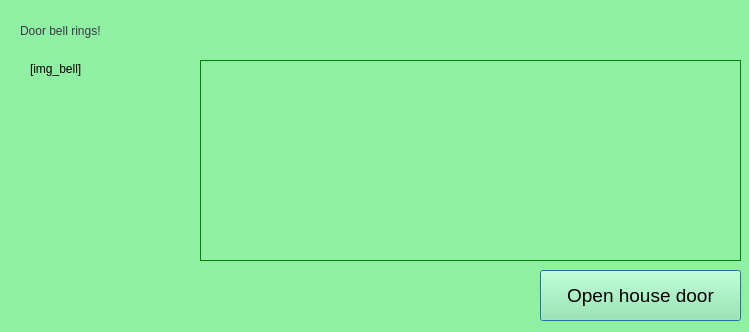
<?xml version="1.0" encoding="UTF-8"?>
<ui version="4.0">
 <class>RingDialog</class>
 <widget class="QDialog" name="RingDialog">
  <property name="geometry">
   <rect>
    <x>0</x>
    <y>0</y>
    <width>749</width>
    <height>332</height>
   </rect>
  </property>
  <property name="windowTitle">
   <string>Door ring detected</string>
  </property>
  <property name="styleSheet">
   <string notr="true">background-color:rgb(143, 240, 164)</string>
  </property>
  <widget class="QPushButton" name="cmdOkOrOpen">
   <property name="geometry">
    <rect>
     <x>540</x>
     <y>270</y>
     <width>201</width>
     <height>51</height>
    </rect>
   </property>
   <property name="font">
    <font>
     <pointsize>14</pointsize>
    </font>
   </property>
   <property name="text">
    <string>Open house door</string>
   </property>
  </widget>
  <widget class="QLabel" name="lblBell">
   <property name="geometry">
    <rect>
     <x>30</x>
     <y>60</y>
     <width>67</width>
     <height>17</height>
    </rect>
   </property>
   <property name="text">
    <string>[img_bell]</string>
   </property>
  </widget>
  <widget class="QLabel" name="lblMessage">
   <property name="geometry">
    <rect>
     <x>20</x>
     <y>0</y>
     <width>581</width>
     <height>61</height>
    </rect>
   </property>
   <property name="styleSheet">
    <string notr="true">font: 14pt &quot;Ubuntu&quot;; color: rgb(61, 56, 70)</string>
   </property>
   <property name="text">
    <string>Door bell rings!</string>
   </property>
  </widget>
  <widget class="QTextEdit" name="txtAdditionalInfos">
   <property name="geometry">
    <rect>
     <x>200</x>
     <y>60</y>
     <width>541</width>
     <height>201</height>
    </rect>
   </property>
   <property name="styleSheet">
    <string notr="true">background-color: rgb(143, 240, 164); border: 1px solid green;</string>
   </property>
   <property name="textInteractionFlags">
    <set>Qt::TextInteractionFlag::NoTextInteraction</set>
   </property>
  </widget>
 </widget>
 <resources/>
 <connections/>
</ui>
